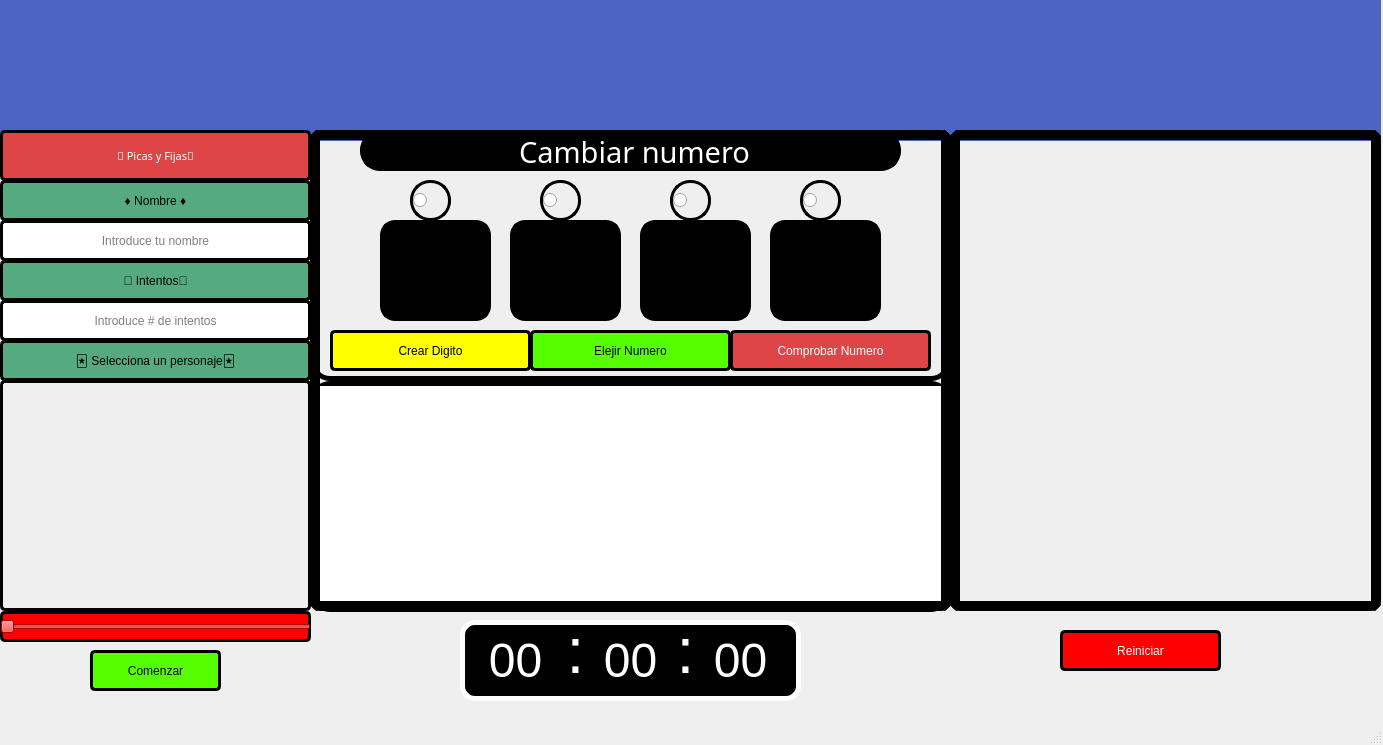
<?xml version="1.0" encoding="UTF-8"?>
<ui version="4.0">
 <class>MainWindow</class>
 <widget class="QMainWindow" name="MainWindow">
  <property name="geometry">
   <rect>
    <x>0</x>
    <y>0</y>
    <width>1383</width>
    <height>745</height>
   </rect>
  </property>
  <property name="windowTitle">
   <string>MainWindow</string>
  </property>
  <widget class="QWidget" name="centralwidget">
   <widget class="QLabel" name="label">
    <property name="geometry">
     <rect>
      <x>0</x>
      <y>0</y>
      <width>1381</width>
      <height>141</height>
     </rect>
    </property>
    <property name="styleSheet">
     <string notr="true">background-color: rgb(77, 100, 196);</string>
    </property>
    <property name="text">
     <string/>
    </property>
    <property name="pixmap">
     <pixmap>../PIP_Equipo4_Unidad2_Clase/imagenes/uat.png</pixmap>
    </property>
    <property name="scaledContents">
     <bool>true</bool>
    </property>
   </widget>
   <widget class="QLabel" name="label_2">
    <property name="geometry">
     <rect>
      <x>1170</x>
      <y>510</y>
      <width>261</width>
      <height>211</height>
     </rect>
    </property>
    <property name="text">
     <string/>
    </property>
    <property name="pixmap">
     <pixmap>../PIP_Equipo4_Unidad2_Clase/imagenes/Equipo4.png</pixmap>
    </property>
    <property name="scaledContents">
     <bool>true</bool>
    </property>
   </widget>
   <widget class="QLabel" name="label_10">
    <property name="geometry">
     <rect>
      <x>0</x>
      <y>130</y>
      <width>311</width>
      <height>51</height>
     </rect>
    </property>
    <property name="font">
     <font>
      <family>8514oem</family>
      <pointsize>8</pointsize>
      <weight>9</weight>
      <italic>false</italic>
      <bold>false</bold>
     </font>
    </property>
    <property name="styleSheet">
     <string notr="true">font: 75 8pt &quot;8514oem&quot;;
background-color: rgb(222, 69, 71);
color: rgb(255, 255, 255);
border: 3px solid black;
border-radius: 5px;</string>
    </property>
    <property name="text">
     <string>🎰 Picas y Fijas🎰</string>
    </property>
    <property name="alignment">
     <set>Qt::AlignCenter</set>
    </property>
   </widget>
   <widget class="QLabel" name="label_11">
    <property name="geometry">
     <rect>
      <x>0</x>
      <y>180</y>
      <width>311</width>
      <height>41</height>
     </rect>
    </property>
    <property name="styleSheet">
     <string notr="true">font: 75 8pt &quot;8514oem&quot;;
background-color: rgb(85, 170, 127);
border: 3px solid black;
border-radius: 5px;</string>
    </property>
    <property name="text">
     <string>♦️ Nombre ♦️</string>
    </property>
    <property name="alignment">
     <set>Qt::AlignCenter</set>
    </property>
   </widget>
   <widget class="QLineEdit" name="txt_nombre">
    <property name="geometry">
     <rect>
      <x>0</x>
      <y>220</y>
      <width>311</width>
      <height>41</height>
     </rect>
    </property>
    <property name="toolTip">
     <string>Nombre del jugador</string>
    </property>
    <property name="statusTip">
     <string>Nombre del jugador</string>
    </property>
    <property name="styleSheet">
     <string notr="true">font: 75 8pt &quot;8514oem&quot;;
border: 3px solid black;
border-radius: 5px;</string>
    </property>
    <property name="alignment">
     <set>Qt::AlignCenter</set>
    </property>
    <property name="placeholderText">
     <string>Introduce tu nombre</string>
    </property>
   </widget>
   <widget class="QLabel" name="label_14">
    <property name="geometry">
     <rect>
      <x>0</x>
      <y>260</y>
      <width>311</width>
      <height>41</height>
     </rect>
    </property>
    <property name="styleSheet">
     <string notr="true">font: 75 8pt &quot;8514oem&quot;;
background-color: rgb(85, 170, 127);
border: 3px solid black;
border-radius: 5px;</string>
    </property>
    <property name="text">
     <string>🎲 Intentos🎲</string>
    </property>
    <property name="alignment">
     <set>Qt::AlignCenter</set>
    </property>
   </widget>
   <widget class="QLineEdit" name="txt_intentos">
    <property name="geometry">
     <rect>
      <x>0</x>
      <y>300</y>
      <width>311</width>
      <height>41</height>
     </rect>
    </property>
    <property name="toolTip">
     <string>Número de intentos</string>
    </property>
    <property name="statusTip">
     <string>Número de intentos</string>
    </property>
    <property name="styleSheet">
     <string notr="true">font: 75 8pt &quot;8514oem&quot;;
border: 3px solid black;
border-radius: 5px;</string>
    </property>
    <property name="alignment">
     <set>Qt::AlignCenter</set>
    </property>
    <property name="placeholderText">
     <string>Introduce # de intentos</string>
    </property>
   </widget>
   <widget class="QLabel" name="label_12">
    <property name="geometry">
     <rect>
      <x>0</x>
      <y>340</y>
      <width>311</width>
      <height>41</height>
     </rect>
    </property>
    <property name="styleSheet">
     <string notr="true">font: 75 8pt &quot;8514oem&quot;;
border: 3px solid black;
border-radius: 5px;
background-color: rgb(85, 170, 127);</string>
    </property>
    <property name="text">
     <string>🃏 Selecciona un personaje🃏</string>
    </property>
    <property name="alignment">
     <set>Qt::AlignCenter</set>
    </property>
   </widget>
   <widget class="QLabel" name="img_1">
    <property name="geometry">
     <rect>
      <x>0</x>
      <y>380</y>
      <width>311</width>
      <height>231</height>
     </rect>
    </property>
    <property name="toolTip">
     <string>Escoge un personaje</string>
    </property>
    <property name="statusTip">
     <string>Personajes</string>
    </property>
    <property name="styleSheet">
     <string notr="true">font: 75 8pt &quot;8514oem&quot;;
border: 3px solid black;
border-radius: 5px;</string>
    </property>
    <property name="text">
     <string/>
    </property>
    <property name="scaledContents">
     <bool>true</bool>
    </property>
   </widget>
   <widget class="QSlider" name="horizontalSlider">
    <property name="geometry">
     <rect>
      <x>0</x>
      <y>611</y>
      <width>311</width>
      <height>31</height>
     </rect>
    </property>
    <property name="styleSheet">
     <string notr="true">font: 75 8pt &quot;8514oem&quot;;
background-color: rgb(255, 0, 0);
border: 3px solid black;
border-radius: 5px;</string>
    </property>
    <property name="orientation">
     <enum>Qt::Horizontal</enum>
    </property>
   </widget>
   <widget class="QPushButton" name="btn_comenzar">
    <property name="geometry">
     <rect>
      <x>90</x>
      <y>650</y>
      <width>131</width>
      <height>41</height>
     </rect>
    </property>
    <property name="statusTip">
     <string>Click para comenzar a jugar</string>
    </property>
    <property name="styleSheet">
     <string notr="true">font: 75 8pt &quot;8514oem&quot;;
background-color: rgb(85, 255, 0);
border: 3px solid black;
border-radius: 5px;</string>
    </property>
    <property name="text">
     <string>Comenzar</string>
    </property>
   </widget>
   <widget class="QGroupBox" name="gb_numeros">
    <property name="geometry">
     <rect>
      <x>310</x>
      <y>130</y>
      <width>641</width>
      <height>251</height>
     </rect>
    </property>
    <property name="font">
     <font>
      <family>Wide Latin</family>
      <pointsize>22</pointsize>
     </font>
    </property>
    <property name="styleSheet">
     <string notr="true">color: rgb(255, 255, 255);
border: 5px solid black;
border-radius: 20px;</string>
    </property>
    <property name="title">
     <string>Cambiar numero</string>
    </property>
    <property name="alignment">
     <set>Qt::AlignCenter</set>
    </property>
    <widget class="QLabel" name="lbl_1">
     <property name="geometry">
      <rect>
       <x>70</x>
       <y>90</y>
       <width>111</width>
       <height>101</height>
      </rect>
     </property>
     <property name="styleSheet">
      <string notr="true">font: 48pt &quot;Wide Latin&quot;;
background-color: rgb(0, 0, 0);
color: rgb(255, 255, 255);
border: 3px solid black;
border-radius: 15px;</string>
     </property>
     <property name="text">
      <string/>
     </property>
     <property name="alignment">
      <set>Qt::AlignCenter</set>
     </property>
    </widget>
    <widget class="QLabel" name="lbl_2">
     <property name="geometry">
      <rect>
       <x>200</x>
       <y>90</y>
       <width>111</width>
       <height>101</height>
      </rect>
     </property>
     <property name="styleSheet">
      <string notr="true">background-color: rgb(0, 0, 0);
font: 48pt &quot;Wide Latin&quot;;
border: 3px solid black;
border-radius: 15px;
color: rgb(255, 255, 255);</string>
     </property>
     <property name="text">
      <string/>
     </property>
     <property name="alignment">
      <set>Qt::AlignCenter</set>
     </property>
    </widget>
    <widget class="QLabel" name="lbl_3">
     <property name="geometry">
      <rect>
       <x>330</x>
       <y>90</y>
       <width>111</width>
       <height>101</height>
      </rect>
     </property>
     <property name="styleSheet">
      <string notr="true">background-color: rgb(0, 0, 0);
font: 48pt &quot;Wide Latin&quot;;
border: 3px solid black;
border-radius: 15px;
color: rgb(255, 255, 255);</string>
     </property>
     <property name="text">
      <string/>
     </property>
     <property name="alignment">
      <set>Qt::AlignCenter</set>
     </property>
    </widget>
    <widget class="QLabel" name="lbl_4">
     <property name="geometry">
      <rect>
       <x>460</x>
       <y>90</y>
       <width>111</width>
       <height>101</height>
      </rect>
     </property>
     <property name="styleSheet">
      <string notr="true">background-color: rgb(0, 0, 0);
font: 48pt &quot;Wide Latin&quot;;
border: 3px solid black;
border-radius: 15px;
color: rgb(255, 255, 255);</string>
     </property>
     <property name="text">
      <string/>
     </property>
     <property name="alignment">
      <set>Qt::AlignCenter</set>
     </property>
    </widget>
    <widget class="QRadioButton" name="rb_1">
     <property name="geometry">
      <rect>
       <x>100</x>
       <y>50</y>
       <width>41</width>
       <height>41</height>
      </rect>
     </property>
     <property name="styleSheet">
      <string notr="true">
border: 3px solid Balck;
border-radius: 20px;</string>
     </property>
     <property name="text">
      <string/>
     </property>
     <property name="iconSize">
      <size>
       <width>50</width>
       <height>50</height>
      </size>
     </property>
    </widget>
    <widget class="QRadioButton" name="rb_2">
     <property name="geometry">
      <rect>
       <x>230</x>
       <y>50</y>
       <width>41</width>
       <height>41</height>
      </rect>
     </property>
     <property name="styleSheet">
      <string notr="true">
border: 3px solid Balck;
border-radius: 20px;</string>
     </property>
     <property name="text">
      <string/>
     </property>
     <property name="iconSize">
      <size>
       <width>50</width>
       <height>50</height>
      </size>
     </property>
    </widget>
    <widget class="QRadioButton" name="rb_3">
     <property name="geometry">
      <rect>
       <x>360</x>
       <y>50</y>
       <width>41</width>
       <height>41</height>
      </rect>
     </property>
     <property name="styleSheet">
      <string notr="true">
border: 3px solid Balck;
border-radius: 20px;</string>
     </property>
     <property name="text">
      <string/>
     </property>
     <property name="iconSize">
      <size>
       <width>50</width>
       <height>50</height>
      </size>
     </property>
    </widget>
    <widget class="QRadioButton" name="rb_4">
     <property name="geometry">
      <rect>
       <x>490</x>
       <y>50</y>
       <width>41</width>
       <height>41</height>
      </rect>
     </property>
     <property name="styleSheet">
      <string notr="true">
border: 3px solid Balck;
border-radius: 20px;</string>
     </property>
     <property name="text">
      <string/>
     </property>
     <property name="iconSize">
      <size>
       <width>50</width>
       <height>50</height>
      </size>
     </property>
    </widget>
    <widget class="QPushButton" name="btn_elejir">
     <property name="geometry">
      <rect>
       <x>220</x>
       <y>200</y>
       <width>201</width>
       <height>41</height>
      </rect>
     </property>
     <property name="statusTip">
      <string>Click para comenzar a jugar</string>
     </property>
     <property name="styleSheet">
      <string notr="true">font: 75 8pt &quot;8514oem&quot;;
color: rgb(0, 0, 0);
background-color: rgb(85, 255, 0);
border: 3px solid black;
border-radius: 5px;</string>
     </property>
     <property name="text">
      <string>Elejir Numero</string>
     </property>
    </widget>
    <widget class="QPushButton" name="btn_comprobar">
     <property name="geometry">
      <rect>
       <x>420</x>
       <y>200</y>
       <width>201</width>
       <height>41</height>
      </rect>
     </property>
     <property name="statusTip">
      <string>Click para comenzar a jugar</string>
     </property>
     <property name="styleSheet">
      <string notr="true">font: 75 8pt &quot;8514oem&quot;;
background-color: rgb(222, 69, 71);
color: rgb(255, 255, 255);
border: 3px solid black;
border-radius: 5px;</string>
     </property>
     <property name="text">
      <string>Comprobar Numero</string>
     </property>
    </widget>
    <widget class="QPushButton" name="btn_cambiar">
     <property name="geometry">
      <rect>
       <x>20</x>
       <y>200</y>
       <width>201</width>
       <height>41</height>
      </rect>
     </property>
     <property name="statusTip">
      <string>Click para comenzar a jugar</string>
     </property>
     <property name="styleSheet">
      <string notr="true">font: 75 8pt &quot;8514oem&quot;;
color: rgb(0, 0, 0);
background-color: rgb(255, 255, 0);
border: 3px solid black;
border-radius: 5px;</string>
     </property>
     <property name="text">
      <string>Crear Digito</string>
     </property>
    </widget>
   </widget>
   <widget class="QPushButton" name="pushButton_4">
    <property name="geometry">
     <rect>
      <x>460</x>
      <y>620</y>
      <width>341</width>
      <height>81</height>
     </rect>
    </property>
    <property name="font">
     <font>
      <pointsize>16</pointsize>
      <weight>75</weight>
      <bold>true</bold>
     </font>
    </property>
    <property name="styleSheet">
     <string notr="true">border: 5px solid white;
border-radius: 15px;
background-color: rgb(0, 0, 0);</string>
    </property>
    <property name="text">
     <string/>
    </property>
   </widget>
   <widget class="QLabel" name="lbl_min">
    <property name="geometry">
     <rect>
      <x>460</x>
      <y>610</y>
      <width>111</width>
      <height>101</height>
     </rect>
    </property>
    <property name="font">
     <font>
      <pointsize>36</pointsize>
      <weight>50</weight>
      <bold>false</bold>
     </font>
    </property>
    <property name="styleSheet">
     <string notr="true">
color: rgb(255, 255, 255);</string>
    </property>
    <property name="text">
     <string>00</string>
    </property>
    <property name="alignment">
     <set>Qt::AlignCenter</set>
    </property>
   </widget>
   <widget class="QLabel" name="label_5">
    <property name="geometry">
     <rect>
      <x>520</x>
      <y>600</y>
      <width>111</width>
      <height>101</height>
     </rect>
    </property>
    <property name="font">
     <font>
      <pointsize>48</pointsize>
      <weight>50</weight>
      <bold>false</bold>
     </font>
    </property>
    <property name="styleSheet">
     <string notr="true">
color: rgb(255, 255, 255);</string>
    </property>
    <property name="text">
     <string>:</string>
    </property>
    <property name="alignment">
     <set>Qt::AlignCenter</set>
    </property>
   </widget>
   <widget class="QLabel" name="lbl_seg">
    <property name="geometry">
     <rect>
      <x>580</x>
      <y>610</y>
      <width>101</width>
      <height>101</height>
     </rect>
    </property>
    <property name="font">
     <font>
      <pointsize>36</pointsize>
      <weight>50</weight>
      <bold>false</bold>
     </font>
    </property>
    <property name="styleSheet">
     <string notr="true">
color: rgb(255, 255, 255);</string>
    </property>
    <property name="text">
     <string>00</string>
    </property>
    <property name="alignment">
     <set>Qt::AlignCenter</set>
    </property>
   </widget>
   <widget class="QLabel" name="lbl_milis">
    <property name="geometry">
     <rect>
      <x>690</x>
      <y>620</y>
      <width>101</width>
      <height>81</height>
     </rect>
    </property>
    <property name="font">
     <font>
      <pointsize>36</pointsize>
      <weight>50</weight>
      <bold>false</bold>
     </font>
    </property>
    <property name="styleSheet">
     <string notr="true">
color: rgb(255, 255, 255);</string>
    </property>
    <property name="text">
     <string>00</string>
    </property>
    <property name="alignment">
     <set>Qt::AlignCenter</set>
    </property>
   </widget>
   <widget class="QLabel" name="label_6">
    <property name="geometry">
     <rect>
      <x>630</x>
      <y>600</y>
      <width>111</width>
      <height>101</height>
     </rect>
    </property>
    <property name="font">
     <font>
      <pointsize>48</pointsize>
      <weight>50</weight>
      <bold>false</bold>
     </font>
    </property>
    <property name="styleSheet">
     <string notr="true">
color: rgb(255, 255, 255);</string>
    </property>
    <property name="text">
     <string>:</string>
    </property>
    <property name="alignment">
     <set>Qt::AlignCenter</set>
    </property>
   </widget>
   <widget class="QListWidget" name="listWidget">
    <property name="geometry">
     <rect>
      <x>310</x>
      <y>381</y>
      <width>641</width>
      <height>231</height>
     </rect>
    </property>
    <property name="styleSheet">
     <string notr="true">font: 75 8pt &quot;8514oem&quot;;
border: 5px solid black;
border-radius: 20px;</string>
    </property>
    <property name="viewMode">
     <enum>QListView::ListMode</enum>
    </property>
   </widget>
   <widget class="QLabel" name="img_2">
    <property name="geometry">
     <rect>
      <x>950</x>
      <y>130</y>
      <width>431</width>
      <height>481</height>
     </rect>
    </property>
    <property name="toolTip">
     <string/>
    </property>
    <property name="statusTip">
     <string>Personajes</string>
    </property>
    <property name="styleSheet">
     <string notr="true">font: 75 8pt &quot;8514oem&quot;;
border: 10px solid black;
border-radius: 10px;</string>
    </property>
    <property name="text">
     <string/>
    </property>
    <property name="scaledContents">
     <bool>true</bool>
    </property>
   </widget>
   <widget class="QPushButton" name="btn_reiniciar">
    <property name="geometry">
     <rect>
      <x>1060</x>
      <y>630</y>
      <width>161</width>
      <height>41</height>
     </rect>
    </property>
    <property name="styleSheet">
     <string notr="true">font: 75 8pt &quot;8514oem&quot;;
color: rgb(255, 255, 255);
background-color: rgb(255, 0, 0);
border: 3px solid black;
border-radius: 5px;</string>
    </property>
    <property name="text">
     <string>Reiniciar</string>
    </property>
   </widget>
   <widget class="QLabel" name="img_3">
    <property name="geometry">
     <rect>
      <x>310</x>
      <y>130</y>
      <width>641</width>
      <height>481</height>
     </rect>
    </property>
    <property name="toolTip">
     <string/>
    </property>
    <property name="statusTip">
     <string>Personajes</string>
    </property>
    <property name="styleSheet">
     <string notr="true">font: 75 8pt &quot;8514oem&quot;;
border: 10px solid black;
border-radius: 10px;</string>
    </property>
    <property name="text">
     <string/>
    </property>
    <property name="scaledContents">
     <bool>true</bool>
    </property>
   </widget>
   <widget class="QLabel" name="lbl_nombre">
    <property name="geometry">
     <rect>
      <x>990</x>
      <y>360</y>
      <width>351</width>
      <height>101</height>
     </rect>
    </property>
    <property name="toolTip">
     <string/>
    </property>
    <property name="statusTip">
     <string>Personajes</string>
    </property>
    <property name="styleSheet">
     <string notr="true">font: 36pt &quot;Sitka Text&quot;;
color: rgb(255, 255, 255);</string>
    </property>
    <property name="text">
     <string/>
    </property>
    <property name="scaledContents">
     <bool>true</bool>
    </property>
    <property name="alignment">
     <set>Qt::AlignCenter</set>
    </property>
   </widget>
   <widget class="QLabel" name="lbl_fondo">
    <property name="geometry">
     <rect>
      <x>0</x>
      <y>125</y>
      <width>1381</width>
      <height>591</height>
     </rect>
    </property>
    <property name="text">
     <string/>
    </property>
    <property name="pixmap">
     <pixmap>imagenes/w1.png</pixmap>
    </property>
   </widget>
   <widget class="QLabel" name="label_3">
    <property name="geometry">
     <rect>
      <x>360</x>
      <y>130</y>
      <width>541</width>
      <height>41</height>
     </rect>
    </property>
    <property name="styleSheet">
     <string notr="true">border: 5px solid black;
border-radius: 20px;
background-color: rgb(0, 0, 0);</string>
    </property>
    <property name="text">
     <string/>
    </property>
   </widget>
   <widget class="QLabel" name="lbl_nombre2">
    <property name="geometry">
     <rect>
      <x>450</x>
      <y>470</y>
      <width>361</width>
      <height>101</height>
     </rect>
    </property>
    <property name="toolTip">
     <string/>
    </property>
    <property name="statusTip">
     <string>Personajes</string>
    </property>
    <property name="styleSheet">
     <string notr="true">font: 75 35pt &quot;Magneto&quot;;
color: rgb(254, 254, 254);</string>
    </property>
    <property name="text">
     <string/>
    </property>
    <property name="scaledContents">
     <bool>true</bool>
    </property>
    <property name="alignment">
     <set>Qt::AlignCenter</set>
    </property>
   </widget>
   <zorder>lbl_fondo</zorder>
   <zorder>label</zorder>
   <zorder>label_3</zorder>
   <zorder>label_10</zorder>
   <zorder>label_11</zorder>
   <zorder>txt_nombre</zorder>
   <zorder>label_14</zorder>
   <zorder>txt_intentos</zorder>
   <zorder>label_12</zorder>
   <zorder>img_1</zorder>
   <zorder>horizontalSlider</zorder>
   <zorder>btn_comenzar</zorder>
   <zorder>gb_numeros</zorder>
   <zorder>pushButton_4</zorder>
   <zorder>lbl_min</zorder>
   <zorder>label_5</zorder>
   <zorder>lbl_seg</zorder>
   <zorder>lbl_milis</zorder>
   <zorder>label_6</zorder>
   <zorder>listWidget</zorder>
   <zorder>img_2</zorder>
   <zorder>label_2</zorder>
   <zorder>btn_reiniciar</zorder>
   <zorder>lbl_nombre</zorder>
   <zorder>img_3</zorder>
   <zorder>lbl_nombre2</zorder>
  </widget>
  <widget class="QMenuBar" name="menubar">
   <property name="geometry">
    <rect>
     <x>0</x>
     <y>0</y>
     <width>1383</width>
     <height>26</height>
    </rect>
   </property>
  </widget>
  <widget class="QStatusBar" name="statusbar"/>
 </widget>
 <resources/>
 <connections/>
</ui>
